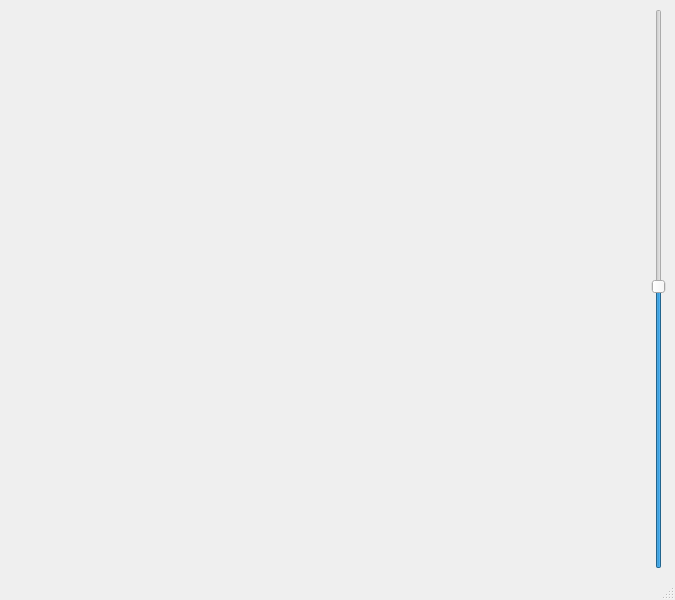
<?xml version="1.0" encoding="UTF-8"?>
<ui version="4.0">
 <class>MainWindow</class>
 <widget class="QMainWindow" name="MainWindow">
  <property name="geometry">
   <rect>
    <x>0</x>
    <y>0</y>
    <width>675</width>
    <height>600</height>
   </rect>
  </property>
  <property name="windowTitle">
   <string>MainWindow</string>
  </property>
  <widget class="QWidget" name="centralwidget">
   <layout class="QHBoxLayout" name="horizontalLayout">
    <item>
     <widget class="QLabel" name="label">
      <property name="text">
       <string/>
      </property>
     </widget>
    </item>
    <item>
     <widget class="QSlider" name="verticalSlider">
      <property name="value">
       <number>50</number>
      </property>
      <property name="orientation">
       <enum>Qt::Vertical</enum>
      </property>
     </widget>
    </item>
   </layout>
  </widget>
  <widget class="QMenuBar" name="menubar">
   <property name="geometry">
    <rect>
     <x>0</x>
     <y>0</y>
     <width>675</width>
     <height>22</height>
    </rect>
   </property>
  </widget>
  <widget class="QStatusBar" name="statusbar"/>
 </widget>
 <resources/>
 <connections/>
</ui>
